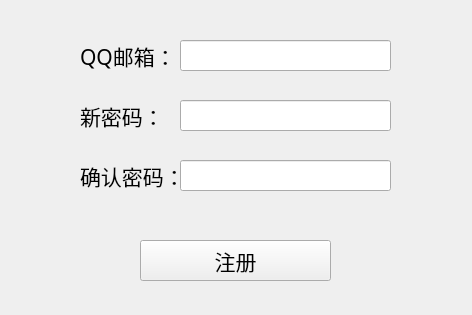
<?xml version="1.0" encoding="UTF-8"?>
<ui version="4.0">
 <class>Registered</class>
 <widget class="QWidget" name="Registered">
  <property name="geometry">
   <rect>
    <x>0</x>
    <y>0</y>
    <width>472</width>
    <height>315</height>
   </rect>
  </property>
  <property name="windowTitle">
   <string>Registered</string>
  </property>
  <widget class="QLabel" name="label">
   <property name="geometry">
    <rect>
     <x>80</x>
     <y>40</y>
     <width>100</width>
     <height>31</height>
    </rect>
   </property>
   <property name="font">
    <font>
     <family>宋体</family>
     <pointsize>16</pointsize>
    </font>
   </property>
   <property name="text">
    <string>QQ邮箱：</string>
   </property>
  </widget>
  <widget class="QLabel" name="label_2">
   <property name="geometry">
    <rect>
     <x>80</x>
     <y>100</y>
     <width>100</width>
     <height>31</height>
    </rect>
   </property>
   <property name="font">
    <font>
     <family>宋体</family>
     <pointsize>16</pointsize>
    </font>
   </property>
   <property name="text">
    <string>新密码：</string>
   </property>
  </widget>
  <widget class="QLabel" name="label_3">
   <property name="geometry">
    <rect>
     <x>80</x>
     <y>160</y>
     <width>100</width>
     <height>31</height>
    </rect>
   </property>
   <property name="font">
    <font>
     <family>宋体</family>
     <pointsize>16</pointsize>
    </font>
   </property>
   <property name="text">
    <string>确认密码：</string>
   </property>
  </widget>
  <widget class="QLineEdit" name="qq_email">
   <property name="geometry">
    <rect>
     <x>180</x>
     <y>40</y>
     <width>211</width>
     <height>31</height>
    </rect>
   </property>
   <property name="font">
    <font>
     <family>宋体</family>
     <pointsize>12</pointsize>
    </font>
   </property>
  </widget>
  <widget class="QLineEdit" name="passwd1">
   <property name="geometry">
    <rect>
     <x>180</x>
     <y>100</y>
     <width>211</width>
     <height>31</height>
    </rect>
   </property>
   <property name="font">
    <font>
     <family>宋体</family>
     <pointsize>12</pointsize>
    </font>
   </property>
  </widget>
  <widget class="QLineEdit" name="passwd2">
   <property name="geometry">
    <rect>
     <x>180</x>
     <y>160</y>
     <width>211</width>
     <height>31</height>
    </rect>
   </property>
   <property name="font">
    <font>
     <family>宋体</family>
     <pointsize>12</pointsize>
    </font>
   </property>
  </widget>
  <widget class="QPushButton" name="sure">
   <property name="geometry">
    <rect>
     <x>140</x>
     <y>240</y>
     <width>191</width>
     <height>41</height>
    </rect>
   </property>
   <property name="font">
    <font>
     <family>宋体</family>
     <pointsize>16</pointsize>
    </font>
   </property>
   <property name="text">
    <string>注册</string>
   </property>
  </widget>
 </widget>
 <resources/>
 <connections/>
</ui>
